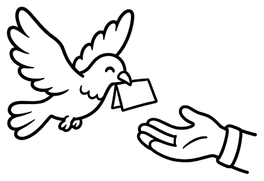
#> input picture apps/desktop/src/assets/illustrations/add-contact.png, 264 x 181 px, given in place of tray-mark-source.png, which was not available
$ python gen-tray-icons.py
#> lines starting #> are read from the running program, lines starting #| are printed output that depends on the picture; after the words box and inside, x2 and y2 are one past the last pixel; in counts of white or black regions, pixels touching at a corner belong together
#!/usr/bin/env python3
"""托盘 / 菜单栏图标生成器 —— 唯一出处,❌ 手工导出。

    uv run --with pillow python scripts/build/gen-tray-icons.py

源图 build-resources/icon-sources/tray-mark-source.png:白底黑标,就是应用图标「网点鸽」那一张画面
(同目录 app-icon-dots.svg 换成白底黑形渲染;图形来历见 scripts/build/gen-app-icons.py)。
48 像素及以下用 build-resources/icon-sources/small/mark-{16,20,24,32,36,48}.png:同一只鸟按像素格逐档画好的版本
(灰度 = 不透明度,由 scripts/build/draw-small-app-icons.py 画出;从大图缩下来点会糊成灰)。没有对应边长的才从源图缩。
产物全部落在 build-resources/,规格按 Electron Tray 文档:
  · macOS  tray-iconTemplate.png 16×16 + tray-iconTemplate@2x.png 32×32 —— 模板图(黑 + 透明),
           文件名以 Template 结尾,系统按亮/暗/毛玻璃自己着色;别让打包把文件名 hash 掉。
  · Windows tray-icon-light.ico / tray-icon-dark.ico —— 多尺寸 ICO;light=黑字形(浅色任务栏),
           dark=白字形(深色任务栏),主进程按 nativeTheme 切换。
  · Linux  tray-icon-light.png / tray-icon-dark.png —— 32×32,同上两套。
  · Android apps/mobile/android/app/src/main/res/drawable-*/ic_stat_gugu.png —— 通知状态栏小图标,
           白字形 + 透明(系统只取 alpha 自己着色),24dp 按五档密度出。
"""
from pathlib import Path
from PIL import Image, ImageOps

ROOT = Path(__file__).resolve().parents[2]
SRC = ROOT / 'build-resources' / 'icon-sources' / 'tray-mark-source.png'
SMALL = ROOT / 'build-resources' / 'icon-sources' / 'small'
OUT = ROOT / 'build-resources'
ICO_SIZES = [16, 20, 24, 32, 48]
ANDROID_RES = ROOT / 'apps' / 'mobile' / 'android' / 'app' / 'src' / 'main' / 'res'
# 24dp × 密度倍数(mdpi 1× / hdpi 1.5× / xhdpi 2× / xxhdpi 3× / xxxhdpi 4×)
ANDROID_NOTIFICATION_ICON_SIZES = {'mdpi': 24, 'hdpi': 36, 'xhdpi': 48, 'xxhdpi': 72, 'xxxhdpi': 96}


def load_alpha_mark() -> Image.Image:
    g = Image.open(SRC).convert('L')
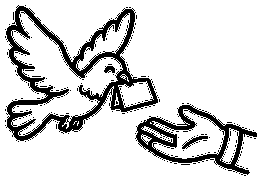
#> g: PIL image 264x181 L; values 0 (black) and 97 (white), 84.2% white; 172 black regions (168 under 20 px), largest, box (x1, y1, x2, y2) and area: (6, 5, 158, 141) 4848, (135, 104, 257, 175) 2220, (182, 136, 208, 149) 113, (104, 66, 115, 73) 59
    a = ImageOps.invert(g).point(lambda v: 0 if v < 40 else (255 if v > 215 else v))
    bb = a.getbbox()
#> bb = (0, 0, 264, 181)
    if not bb:
        raise SystemExit(f'source has no dark pixels: {SRC}')
    a = a.crop(bb)
    w, h = a.size
#> w = 264; h = 181
    s = max(w, h)
#> s = 264
    sq = Image.new('L', (s, s), 0)
#> sq: PIL image 264x264 L; every value is 0
    sq.paste(a, ((s - w) // 2, (s - h) // 2))
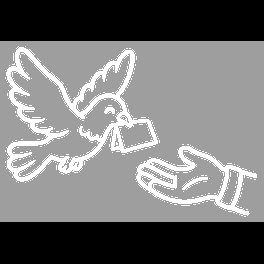
#> sq: PIL image 264x264 L; min 0, max 255, mean 118.8
    # 1/16 留白:菜单栏里与邻居同高不顶格
    pad = s // 16
#> pad = 16
    sq = ImageOps.expand(sq, pad, 0)
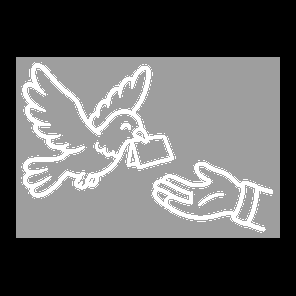
#> sq: PIL image 296x296 L; min 0, max 255, mean 94.5
    return sq


def tinted(alpha: Image.Image, size: int, rgb: tuple[int, int, int]) -> Image.Image:
#> called with size = 16, rgb = (0, 0, 0)
    drawn = SMALL / f'mark-{size}.png'
    if drawn.exists():
        a = Image.open(drawn).convert('L')
        if a.size != (size, size):
            raise SystemExit(f'{drawn} should be {size}x{size}, got {a.size}')
    else:
        a = alpha.resize((size, size), Image.LANCZOS)
#> a: PIL image 16x16 L
    im = Image.new('RGBA', (size, size), rgb + (0,))
#> im: PIL image 16x16 RGBA; every value is 0
    im.putalpha(a)
    return im


def main() -> None:
    alpha = load_alpha_mark()
    black, white = (0, 0, 0), (255, 255, 255)
    tinted(alpha, 16, black).save(OUT / 'tray-iconTemplate.png')
    tinted(alpha, 32, black).save(OUT / 'tray-iconTemplate@2x.png')
#> in tinted (call 2), `im = Image.new('RGBA', (size, size), rgb + (0,))`: im: PIL image 32x32 RGBA; every value is 0
    for tone, rgb in (('light', black), ('dark', white)):
        frames = [tinted(alpha, s, rgb) for s in ICO_SIZES]
#> in tinted (call 4), `im = Image.new('RGBA', (size, size), rgb + (0,))`: im: PIL image 20x20 RGBA; every value is 0
#> in tinted (call 5), `a = alpha.resize((size, size), Image.LANCZOS)`:
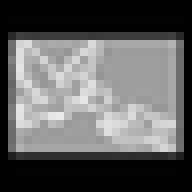
#> a: PIL image 24x24 L (shown 8 times larger); min 0, max 235, mean 95.5
#> in tinted (call 5), `im = Image.new('RGBA', (size, size), rgb + (0,))`: im: PIL image 24x24 RGBA; every value is 0
#> in tinted (call 5), `im.putalpha(a)`:
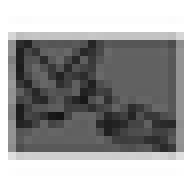
#> im: PIL image 24x24 RGBA (shown 8 times larger); mean R, G, B, A 0, 0, 0, 95.5; transparent parts drawn white
#> in tinted (call 7), `a = alpha.resize((size, size), Image.LANCZOS)`:
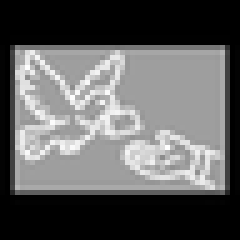
#> a: PIL image 48x48 L (shown 5 times larger); min 0, max 255, mean 95
#> in tinted (call 7), `im = Image.new('RGBA', (size, size), rgb + (0,))`: im: PIL image 48x48 RGBA; every value is 0
#> in tinted (call 7), `im.putalpha(a)`:
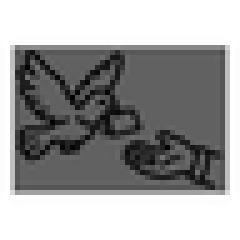
#> im: PIL image 48x48 RGBA (shown 5 times larger); mean R, G, B, A 0, 0, 0, 95; transparent parts drawn white
#> frames = 5 items
        frames[-1].save(OUT / f'tray-icon-{tone}.ico', format='ICO', sizes=[(s, s) for s in ICO_SIZES], append_images=frames[:-1])
        tinted(alpha, 32, rgb).save(OUT / f'tray-icon-{tone}.png')
    for f in sorted(OUT.glob('tray-icon*')):
        print(f.relative_to(ROOT), f.stat().st_size, 'bytes')
    # 安卓状态栏通知小图标:同一个字形,白 + 透明(系统只取 alpha 再自己着色),24dp 按五档密度出。
    # capacitor.config.ts 的 LocalNotifications.smallIcon 引用它(product spec)。
    for density, size in ANDROID_NOTIFICATION_ICON_SIZES.items():
        target = ANDROID_RES / f'drawable-{density}' / 'ic_stat_gugu.png'
        target.parent.mkdir(parents=True, exist_ok=True)
        tinted(alpha, size, white).save(target)
        print(target.relative_to(ROOT), target.stat().st_size, 'bytes')


if __name__ == '__main__':
    main()
